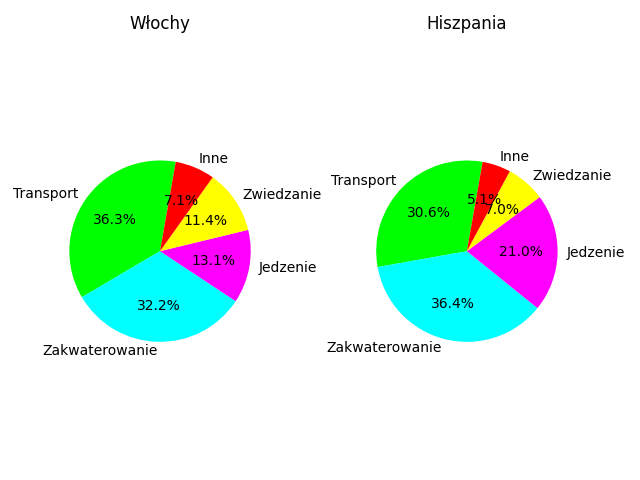

Python code for this plot:
import numpy as np
import pandas as pd
import matplotlib.pyplot as plt

data = pd.read_csv('travel23.csv', sep=';')
data2 = data.melt(id_vars='Podróż', value_vars=['Transport', 'Zakwaterowanie', 'Jedzenie', 'Zwiedzanie', 'Inne'],
                  var_name='Kategoria', value_name='Koszt')
wlochy = data2[data2['Podróż'] == 'Włochy']
hiszpania = data2[data2['Podróż'] == 'Hiszpania']
colors = ['lime', 'cyan', 'magenta', 'yellow', 'red']
plt.subplot(1, 2, 1)
plt.pie(wlochy['Koszt'], labels=wlochy['Kategoria'], autopct='%1.1f%%', startangle=80, colors=colors)
plt.title('Włochy')
plt.axis('equal')
plt.subplot(1, 2, 2)
plt.pie(hiszpania['Koszt'], labels=hiszpania['Kategoria'], autopct='%1.1f%%', startangle=80, colors=colors)
plt.title('Hiszpania')
plt.axis('equal')
plt.tight_layout()
plt.savefig('zad3.png')
plt.show()